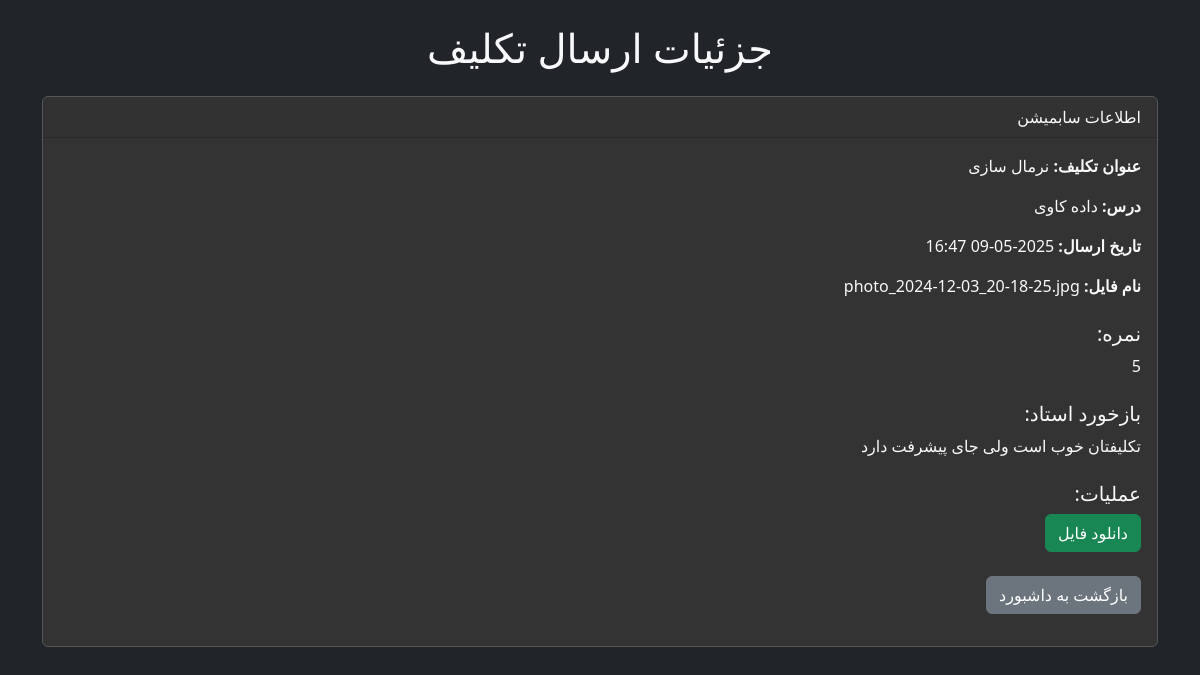
The page /submission/1 (signed in) on the database its author committed.
### main.py (models this page shows, shortened)
class DefinedAssignment(db.Model):
    id = db.Column(db.Integer, primary_key=True)
    title = db.Column(db.String(100), nullable=False)
    description = db.Column(db.Text, nullable=True)
    created_date = db.Column(db.DateTime, nullable=False, default=datetime.utcnow)
    deadline = db.Column(db.DateTime, nullable=True) # مهلت ارسال
    teacher_id = db.Column(db.Integer, db.ForeignKey('user.id'), nullable=False)
    course_id = db.Column(db.Integer, db.ForeignKey('course.id'), nullable=False) # ارتباط با مدل درس
    submissions = db.relationship('Submission', backref='defined_assignment', lazy=True, cascade="all, delete-orphan")

class Course(db.Model):
    id = db.Column(db.Integer, primary_key=True)
    name = db.Column(db.String(100), nullable=False)
    teacher_id = db.Column(db.Integer, db.ForeignKey('user.id'), nullable=False)
    assignments = db.relationship('DefinedAssignment', backref='course', lazy=True, cascade="all, delete-orphan")

class Submission(db.Model):
    id = db.Column(db.Integer, primary_key=True)
    filename = db.Column(db.String(150), nullable=False)
    upload_date = db.Column(db.DateTime, nullable=False, default=datetime.utcnow)
    grade = db.Column(db.String(10), nullable=True) # فیلد نمره (می‌تواند رشته برای Pass/Fail یا عدد باشد)
    feedback = db.Column(db.Text, nullable=True) # فیلد بازخورد استاد
    student_id = db.Column(db.Integer, db.ForeignKey('user.id'), nullable=False)
    defined_assignment_id = db.Column(db.Integer, db.ForeignKey('defined_assignment.id'), nullable=False)

### main.py (the view)
@app.route('/submission/<int:submission_id>')
@login_required
def view_submission(submission_id):
    submission = Submission.query.get_or_404(submission_id)
    if current_user.role == 'دانشجو' and submission.student_id != current_user.id:
        flash('شما اجازه دسترسی به این صفحه را ندارید.', 'danger')
        return redirect(url_for('student_dashboard')) # یا صفحه اصلی دانشجو
    if current_user.role == 'استاد' and submission.defined_assignment.teacher_id != current_user.id:
        flash('شما اجازه دسترسی به این صفحه را ندارید.', 'danger')
        return redirect(url_for('teacher_dashboard')) # یا صفحه اصلی استاد
    return render_template('view_submission.html', submission=submission)

### main.py (called while the page is built)
@login_manager.user_loader
def load_user(user_id):
    return User.query.get(int(user_id))

### templates/view_submission.html (shortened to what this page needs)
{% extends "base.html" %}
{% block content %}
<h1 class="text-center mb-4">جزئیات ارسال تکلیف</h1>
<div class="card bg-secondary text-light mb-4">
    <div class="card-header">اطلاعات سابمیشن</div>
    <div class="card-body">
        <p><strong>عنوان تکلیف:</strong> {{ submission.defined_assignment.title }}</p>
        <p><strong>درس:</strong> {{ submission.defined_assignment.course.name if submission.defined_assignment.course else '-' }}</p>
        <p><strong>تاریخ ارسال:</strong> {{ submission.upload_date.strftime('%Y-%m-%d %H:%M') }}</p>
        <p><strong>نام فایل:</strong> {{ submission.filename }}</p>
        <h5 class="mt-4">نمره:</h5>
        <p>{{ submission.grade if submission.grade else 'هنوز نمره‌دهی نشده' }}</p>
        <h5 class="mt-4">بازخورد استاد:</h5>
        <p>{{ submission.feedback if submission.feedback else 'هنوز بازخوردی ثبت نشده' }}</p>
        <h5 class="mt-4">عملیات:</h5>
        <a href="{{ url_for('download_file', filename=submission.filename) }}" class="btn btn-success">دانلود فایل</a>
        <p class="mt-4"><a href="{{ url_for('student_dashboard') }}" class="btn btn-secondary">بازگشت به داشبورد</a></p>
    </div>
</div>
{% endblock %}

### static/css/style.css (style rules this page uses)
body { background-color: #1a1a1a; color: #f0f0f0; font-family: 'Vazirmatn', sans-serif; direction: rtl; text-align: right; }
.btn-success { background-color: #28a745; border-color: #28a745; }
.card.bg-secondary { background-color: #333 !important; color: #f0f0f0; border-color: #555; }
.card-header { border-bottom: 1px solid #555; }

### rows shown on the page
DefinedAssignment: defined_assignment "نرمال سازی"
Course: defined_assignment.course "داده کاوی"
Submission: upload_date "2025-05-09 16:47", filename "photo_2024-12-03_20-18-25.jpg", grade "5", feedback "تکلیفتان خوب است ولی جای پیشرفت دارد"
